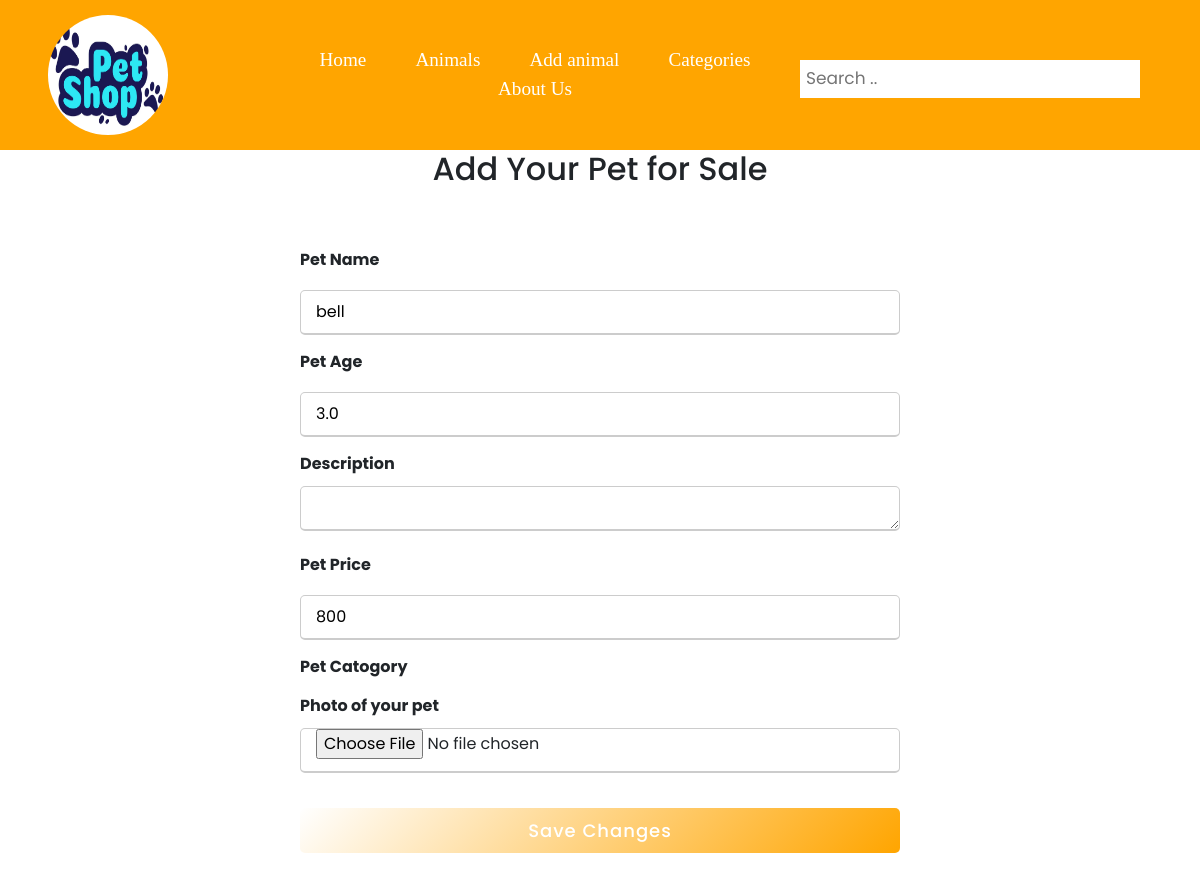
/edit_info/4, run on the app's committed database.
### user/models.py (models this page shows)
class Animal(models.Model):
    animal_name=models.CharField(max_length=200)
    description=models.TextField()
    price=models.IntegerField()
    age=models.FloatField()
    image=models.ImageField(upload_to='Media', blank=True)
    isDelete=models.BooleanField()
    isAccepted=models.BooleanField()
    added_by=models.ForeignKey(User,related_name='added_animals', on_delete=models.CASCADE)
    category=models.ForeignKey(Category,related_name='animals_in_this_category', on_delete=models.CASCADE)
    created_at=models.DateTimeField(auto_now_add=True)
    updated_at=models.DateTimeField(auto_now=True)

### user/views.py (the view)
# urls.py: path('edit_info/<int:animal_id>',views.editinfo),
def editinfo(request,animal_id):
    context = {
    'animal':Animal.objects.get(id=animal_id)
    }
    return render(request,'editAnimal.html',context)

### Adminn/templates/editAnimal.html (shortened to what this page needs)
<!DOCTYPE html>
<html lang="en">
<head>
    {% load static %}
    <link rel="stylesheet" href="{% static 'editAnimal.css' %}">
    <link rel="stylesheet" href="{% static 'css/mainPage.css' %}">
    <link href="https://cdn.jsdelivr.net/npm/bootstrap@5.1.3/dist/css/bootstrap.min.css" rel="stylesheet">
</head>
<body>
    <header>
        <div class="image-container">
            <img src="static/image/LOGO.png" alt="">
        </div>
        <ul class="nav">
            <li class="nav-item">
              <a  aria-current="page" href="/mainPage">Home</a>
            </li>
            <li class="nav-item">
              <a  href="/showAllAnimals">Animals</a>
            </li>
            <li class="nav-item">
              <a href="/addAnimalPage">Add animal</a>
            </li>
            <li class="nav-item">
              <a href="/allCategories">Categories</a>
            </li>
            <li class="nav-item">
                <a href="/aboutUs">About Us</a>
              </li>
          </ul>
        <div class="search-container">
            <form action="#">
                <div class="input-box">
                    <input type="text" placeholder="Search .. " required>
                  </div>
            </form>
          </div>
    </header>
        <h2>Add Your Pet for Sale</h2>
        <div class="main">
            <div class="content">
                <form action="/edit_this_animal/{{animal.id}}"
                method="post">
                <div class="user-details">
                    <div class="form-input">
                        <span class="details">Pet Name</span>
                        <input type="text" placeholder="Name..." required name="pet_name" value="{{animal.animal_name}}">
                    </div>
                    <div class="form-input">
                        <span class="details">Pet Age</span>
                        <input type="text" placeholder="Age..." required name="pet_age" value="{{animal.age}}">
                    </div>
                    <div class="form-input">
                        <span class="details">Description</span>
                        <textarea
                        type="text"
                        rows="5"
                        placeholder="Pet Description"
                        name="pet_description" value="{{animal.description}}">
                        </textarea>
                    </div>
                    <div class="form-input">
                        <span class="details">Pet Price</span>
                        <input type="text" placeholder="$$$" required name="pet_price" value="{{animal.price}}">
                    </div>
                    <div class="form-input">
                        <span class="details">Pet Catogory</span>
                    </div>
                    <div class="form-input">
                        <span class="details">Photo of your pet</span>
                                <input type="file" name="upload" accept="image/*">
                    </div>
                    <div class="button">
                        <input type="submit" value="Save Changes">
                    </div>
                </div>
</body>
</html>

### Adminn/static/editAnimal.css (style rules this page uses)
* { margin: 0; padding: 0; box-sizing: border-box; font-family: 'Poppins',sans-serif; }
:root { --rad: .7rem; --dur: .3s; --color-dark: #2f2f2f; --color-light: #fff; --color-brand: #57bd84; --font-fam: 'Lato', sans-serif; --height: 3.2rem; --btn-width: 6rem; --bez: cubic-bezier(0, 0, 0.43, 1.49); }
img { width: 130px; height: 130px; border-radius: 50%; }
a { text-decoration: none; font-size: 1.2rem; margin-left: 30px; }
h2 { text-align: center; }
.main { width: 600px; margin: 40px auto; align-content: center; }
.content form .user-details { display: block; justify-content: space-between; margin: 20px 0 12px 0; }
form .user-details .form-input { margin-bottom: 15px; }
form .form-input span.details { display: block; font-weight: bold; margin-bottom: 10px; }
.user-details .form-input input, textarea, select { height: 45px; width: 100%; outline: none; font-size: 16px; border-radius: 5px; padding-left: 15px; border: 1px solid #ccc; border-bottom-width: 2px; transition: all 0.3s ease; }
form .button { height: 45px; margin: 35px 0 }
form .button input, .form-input form button { height: 100%; width: 600px; border-radius: 5px; border: none; color: #fff; font-size: 18px; font-weight: 500; letter-spacing: 1px; cursor: pointer; transition: all 0.3s ease; background: linear-gradient(135deg, #fff, orange); }

### user/static/css/mainPage.css (style rules this page uses)
html , body { height: 110%; width: 100%; }
header { height: 17%; width: 100%; background-color: #ffa500; display: flex; align-items: center; justify-content: space-between; }
* { box-sizing: border-box; }
.nav { width: 40%; justify-content: space-around; font-family: cursive; }
.nav-item a { color: white; text-decoration: none; }
.input-box input { border-color: #ffa500; }
.search-container { float: right; margin-right: 5%; }
.image-container img { background-color: #f4e6cc; margin-left: 20%; width: 50%; height: 100%; border-radius: 50%; }
.image-container { width: 20%; height: 80%; }
input[type=text] { padding: 6px; margin-top: 8px; font-size: 17px; border: none; }
a { font-family: cursive; }

### data on the page
Animal: pet_name "bell", pet_age "3.0", pet_price "800"
